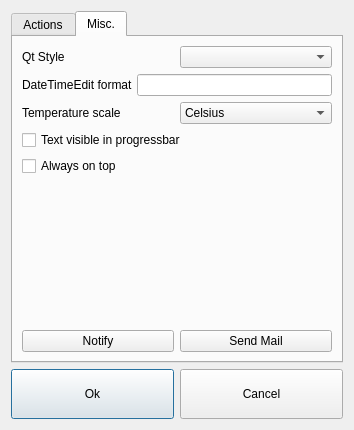
<?xml version="1.0" encoding="UTF-8"?>
<ui version="4.0">
 <class>SettingsDialog</class>
 <widget class="QDialog" name="SettingsDialog">
  <property name="geometry">
   <rect>
    <x>0</x>
    <y>0</y>
    <width>350</width>
    <height>430</height>
   </rect>
  </property>
  <property name="windowTitle">
   <string>Pycket Settings</string>
  </property>
  <property name="locale">
   <locale language="English" country="UnitedStates"/>
  </property>
  <layout class="QGridLayout" name="gridLayout_3">
   <item row="1" column="0">
    <layout class="QHBoxLayout" name="horizontalLayout">
     <item>
      <widget class="QPushButton" name="pushButtonOk">
       <property name="sizePolicy">
        <sizepolicy hsizetype="Minimum" vsizetype="Minimum">
         <horstretch>0</horstretch>
         <verstretch>0</verstretch>
        </sizepolicy>
       </property>
       <property name="minimumSize">
        <size>
         <width>0</width>
         <height>50</height>
        </size>
       </property>
       <property name="text">
        <string>Ok</string>
       </property>
      </widget>
     </item>
     <item>
      <widget class="QPushButton" name="pushButtonCancel">
       <property name="minimumSize">
        <size>
         <width>0</width>
         <height>50</height>
        </size>
       </property>
       <property name="text">
        <string>Cancel</string>
       </property>
      </widget>
     </item>
    </layout>
   </item>
   <item row="0" column="0">
    <widget class="QTabWidget" name="tabWidget">
     <property name="locale">
      <locale language="English" country="UnitedStates"/>
     </property>
     <property name="currentIndex">
      <number>1</number>
     </property>
     <widget class="QWidget" name="tabActions">
      <attribute name="title">
       <string>Actions</string>
      </attribute>
      <layout class="QGridLayout" name="gridLayout_4">
       <item row="0" column="0">
        <widget class="QGroupBox" name="groupBox">
         <property name="sizePolicy">
          <sizepolicy hsizetype="Expanding" vsizetype="Expanding">
           <horstretch>0</horstretch>
           <verstretch>0</verstretch>
          </sizepolicy>
         </property>
         <property name="title">
          <string>Commands</string>
         </property>
         <layout class="QGridLayout" name="gridLayout">
          <item row="0" column="0">
           <layout class="QVBoxLayout" name="verticalLayout_5">
            <item>
             <widget class="QLabel" name="labelShutdown">
              <property name="sizePolicy">
               <sizepolicy hsizetype="Preferred" vsizetype="Expanding">
                <horstretch>0</horstretch>
                <verstretch>0</verstretch>
               </sizepolicy>
              </property>
              <property name="minimumSize">
               <size>
                <width>100</width>
                <height>0</height>
               </size>
              </property>
              <property name="locale">
               <locale language="English" country="UnitedStates"/>
              </property>
              <property name="text">
               <string>Shutdown</string>
              </property>
             </widget>
            </item>
            <item>
             <widget class="QLabel" name="labelReboot">
              <property name="sizePolicy">
               <sizepolicy hsizetype="Preferred" vsizetype="Expanding">
                <horstretch>0</horstretch>
                <verstretch>0</verstretch>
               </sizepolicy>
              </property>
              <property name="minimumSize">
               <size>
                <width>100</width>
                <height>0</height>
               </size>
              </property>
              <property name="locale">
               <locale language="English" country="UnitedStates"/>
              </property>
              <property name="text">
               <string>Reboot</string>
              </property>
             </widget>
            </item>
            <item>
             <widget class="QLabel" name="labelCloseSession">
              <property name="sizePolicy">
               <sizepolicy hsizetype="Preferred" vsizetype="Expanding">
                <horstretch>0</horstretch>
                <verstretch>0</verstretch>
               </sizepolicy>
              </property>
              <property name="minimumSize">
               <size>
                <width>100</width>
                <height>0</height>
               </size>
              </property>
              <property name="locale">
               <locale language="English" country="UnitedStates"/>
              </property>
              <property name="text">
               <string>Close Session</string>
              </property>
             </widget>
            </item>
            <item>
             <widget class="QLabel" name="LockScreen">
              <property name="sizePolicy">
               <sizepolicy hsizetype="Preferred" vsizetype="Expanding">
                <horstretch>0</horstretch>
                <verstretch>0</verstretch>
               </sizepolicy>
              </property>
              <property name="minimumSize">
               <size>
                <width>100</width>
                <height>0</height>
               </size>
              </property>
              <property name="locale">
               <locale language="English" country="UnitedStates"/>
              </property>
              <property name="text">
               <string>Lock Screen</string>
              </property>
             </widget>
            </item>
            <item>
             <widget class="QLabel" name="labelSuspend">
              <property name="sizePolicy">
               <sizepolicy hsizetype="Preferred" vsizetype="Expanding">
                <horstretch>0</horstretch>
                <verstretch>0</verstretch>
               </sizepolicy>
              </property>
              <property name="minimumSize">
               <size>
                <width>100</width>
                <height>0</height>
               </size>
              </property>
              <property name="locale">
               <locale language="English" country="UnitedStates"/>
              </property>
              <property name="text">
               <string>Suspend</string>
              </property>
             </widget>
            </item>
            <item>
             <widget class="QLabel" name="labelHibernate">
              <property name="sizePolicy">
               <sizepolicy hsizetype="Preferred" vsizetype="Expanding">
                <horstretch>0</horstretch>
                <verstretch>0</verstretch>
               </sizepolicy>
              </property>
              <property name="minimumSize">
               <size>
                <width>100</width>
                <height>0</height>
               </size>
              </property>
              <property name="locale">
               <locale language="English" country="UnitedStates"/>
              </property>
              <property name="text">
               <string>Hibernate</string>
              </property>
             </widget>
            </item>
            <item>
             <widget class="QLabel" name="labelExecute">
              <property name="sizePolicy">
               <sizepolicy hsizetype="Preferred" vsizetype="Expanding">
                <horstretch>0</horstretch>
                <verstretch>0</verstretch>
               </sizepolicy>
              </property>
              <property name="minimumSize">
               <size>
                <width>100</width>
                <height>0</height>
               </size>
              </property>
              <property name="locale">
               <locale language="English" country="UnitedStates"/>
              </property>
              <property name="text">
               <string>Execute</string>
              </property>
             </widget>
            </item>
           </layout>
          </item>
          <item row="0" column="1">
           <layout class="QVBoxLayout" name="verticalLayout_6">
            <item>
             <widget class="QLineEdit" name="lineEditShutdown">
              <property name="sizePolicy">
               <sizepolicy hsizetype="Expanding" vsizetype="Expanding">
                <horstretch>0</horstretch>
                <verstretch>0</verstretch>
               </sizepolicy>
              </property>
              <property name="minimumSize">
               <size>
                <width>180</width>
                <height>0</height>
               </size>
              </property>
              <property name="text">
               <string/>
              </property>
             </widget>
            </item>
            <item>
             <widget class="QLineEdit" name="lineEditReboot">
              <property name="sizePolicy">
               <sizepolicy hsizetype="Expanding" vsizetype="Expanding">
                <horstretch>0</horstretch>
                <verstretch>0</verstretch>
               </sizepolicy>
              </property>
              <property name="minimumSize">
               <size>
                <width>180</width>
                <height>0</height>
               </size>
              </property>
              <property name="text">
               <string/>
              </property>
             </widget>
            </item>
            <item>
             <widget class="QLineEdit" name="lineEditCloseSession">
              <property name="sizePolicy">
               <sizepolicy hsizetype="Expanding" vsizetype="Expanding">
                <horstretch>0</horstretch>
                <verstretch>0</verstretch>
               </sizepolicy>
              </property>
              <property name="minimumSize">
               <size>
                <width>180</width>
                <height>0</height>
               </size>
              </property>
              <property name="text">
               <string/>
              </property>
             </widget>
            </item>
            <item>
             <widget class="QLineEdit" name="lineEditLockScreen">
              <property name="sizePolicy">
               <sizepolicy hsizetype="Expanding" vsizetype="Expanding">
                <horstretch>0</horstretch>
                <verstretch>0</verstretch>
               </sizepolicy>
              </property>
              <property name="minimumSize">
               <size>
                <width>180</width>
                <height>0</height>
               </size>
              </property>
              <property name="text">
               <string/>
              </property>
             </widget>
            </item>
            <item>
             <widget class="QLineEdit" name="lineEditSuspend">
              <property name="sizePolicy">
               <sizepolicy hsizetype="Expanding" vsizetype="Expanding">
                <horstretch>0</horstretch>
                <verstretch>0</verstretch>
               </sizepolicy>
              </property>
              <property name="minimumSize">
               <size>
                <width>180</width>
                <height>0</height>
               </size>
              </property>
              <property name="text">
               <string/>
              </property>
             </widget>
            </item>
            <item>
             <widget class="QLineEdit" name="lineEditHibernate">
              <property name="sizePolicy">
               <sizepolicy hsizetype="Expanding" vsizetype="Expanding">
                <horstretch>0</horstretch>
                <verstretch>0</verstretch>
               </sizepolicy>
              </property>
              <property name="minimumSize">
               <size>
                <width>180</width>
                <height>0</height>
               </size>
              </property>
              <property name="text">
               <string/>
              </property>
             </widget>
            </item>
            <item>
             <widget class="QLineEdit" name="lineEditExecute">
              <property name="sizePolicy">
               <sizepolicy hsizetype="Expanding" vsizetype="Expanding">
                <horstretch>0</horstretch>
                <verstretch>0</verstretch>
               </sizepolicy>
              </property>
              <property name="minimumSize">
               <size>
                <width>180</width>
                <height>0</height>
               </size>
              </property>
              <property name="text">
               <string/>
              </property>
             </widget>
            </item>
           </layout>
          </item>
         </layout>
        </widget>
       </item>
      </layout>
     </widget>
     <widget class="QWidget" name="tabMiscellaneous">
      <attribute name="title">
       <string>Misc.</string>
      </attribute>
      <layout class="QGridLayout" name="gridLayout_2">
       <item row="0" column="0" colspan="2">
        <layout class="QVBoxLayout" name="verticalLayout_9">
         <item>
          <layout class="QHBoxLayout" name="horizontalLayout_8">
           <item>
            <widget class="QLabel" name="labelQtStyle">
             <property name="text">
              <string>Qt Style</string>
             </property>
            </widget>
           </item>
           <item>
            <widget class="QComboBox" name="comboBoxStyle"/>
           </item>
          </layout>
         </item>
         <item>
          <layout class="QHBoxLayout" name="horizontalLayout_11"/>
         </item>
         <item>
          <layout class="QHBoxLayout" name="horizontalLayout_9">
           <property name="spacing">
            <number>4</number>
           </property>
           <property name="sizeConstraint">
            <enum>QLayout::SetMinimumSize</enum>
           </property>
           <item>
            <widget class="QLabel" name="labelDateTimeEditFormat">
             <property name="maximumSize">
              <size>
               <width>16777215</width>
               <height>30</height>
              </size>
             </property>
             <property name="text">
              <string>DateTimeEdit format</string>
             </property>
            </widget>
           </item>
           <item>
            <widget class="QLineEdit" name="lineEditDateTimeEditFormat">
             <property name="sizePolicy">
              <sizepolicy hsizetype="Expanding" vsizetype="Expanding">
               <horstretch>0</horstretch>
               <verstretch>0</verstretch>
              </sizepolicy>
             </property>
             <property name="minimumSize">
              <size>
               <width>180</width>
               <height>0</height>
              </size>
             </property>
             <property name="maximumSize">
              <size>
               <width>16777215</width>
               <height>30</height>
              </size>
             </property>
             <property name="sizeIncrement">
              <size>
               <width>0</width>
               <height>0</height>
              </size>
             </property>
             <property name="text">
              <string/>
             </property>
            </widget>
           </item>
          </layout>
         </item>
         <item>
          <layout class="QHBoxLayout" name="horizontalLayout_10">
           <item>
            <widget class="QLabel" name="labelTempScale">
             <property name="text">
              <string>Temperature scale</string>
             </property>
            </widget>
           </item>
           <item>
            <widget class="QComboBox" name="comboBoxTempScale">
             <property name="currentText">
              <string notr="true">Celsius</string>
             </property>
             <item>
              <property name="text">
               <string notr="true">Celsius</string>
              </property>
             </item>
             <item>
              <property name="text">
               <string notr="true">Fahrenheit</string>
              </property>
             </item>
             <item>
              <property name="text">
               <string notr="true">Kelvin</string>
              </property>
             </item>
             <item>
              <property name="text">
               <string notr="true">Rankine</string>
              </property>
             </item>
            </widget>
           </item>
          </layout>
         </item>
        </layout>
       </item>
       <item row="1" column="0" colspan="2">
        <widget class="QCheckBox" name="checkBoxProgressbarText">
         <property name="text">
          <string>Text visible in progressbar</string>
         </property>
        </widget>
       </item>
       <item row="2" column="0">
        <widget class="QCheckBox" name="checkBoxAlwaysOnTop">
         <property name="text">
          <string>Always on top</string>
         </property>
        </widget>
       </item>
       <item row="3" column="1">
        <spacer name="verticalSpacer">
         <property name="orientation">
          <enum>Qt::Vertical</enum>
         </property>
         <property name="sizeHint" stdset="0">
          <size>
           <width>20</width>
           <height>153</height>
          </size>
         </property>
        </spacer>
       </item>
       <item row="4" column="0" colspan="2">
        <layout class="QHBoxLayout" name="horizontalLayout_2">
         <item>
          <widget class="QPushButton" name="pushButton_4">
           <property name="text">
            <string>Notify</string>
           </property>
          </widget>
         </item>
         <item>
          <widget class="QPushButton" name="pushButton_3">
           <property name="text">
            <string>Send Mail</string>
           </property>
          </widget>
         </item>
        </layout>
       </item>
      </layout>
     </widget>
    </widget>
   </item>
  </layout>
 </widget>
 <resources/>
 <connections/>
</ui>
